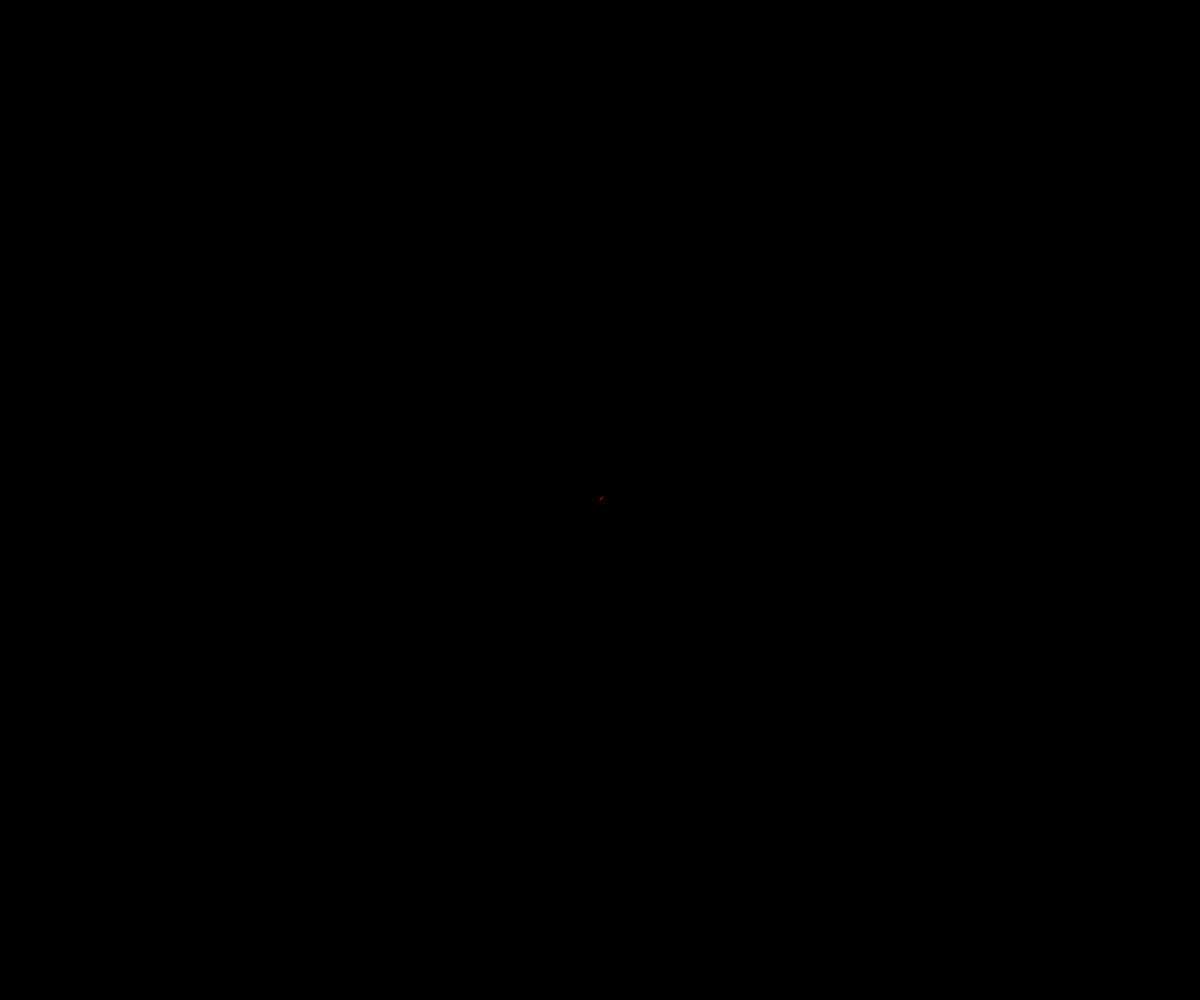
Frame 1 (no input)
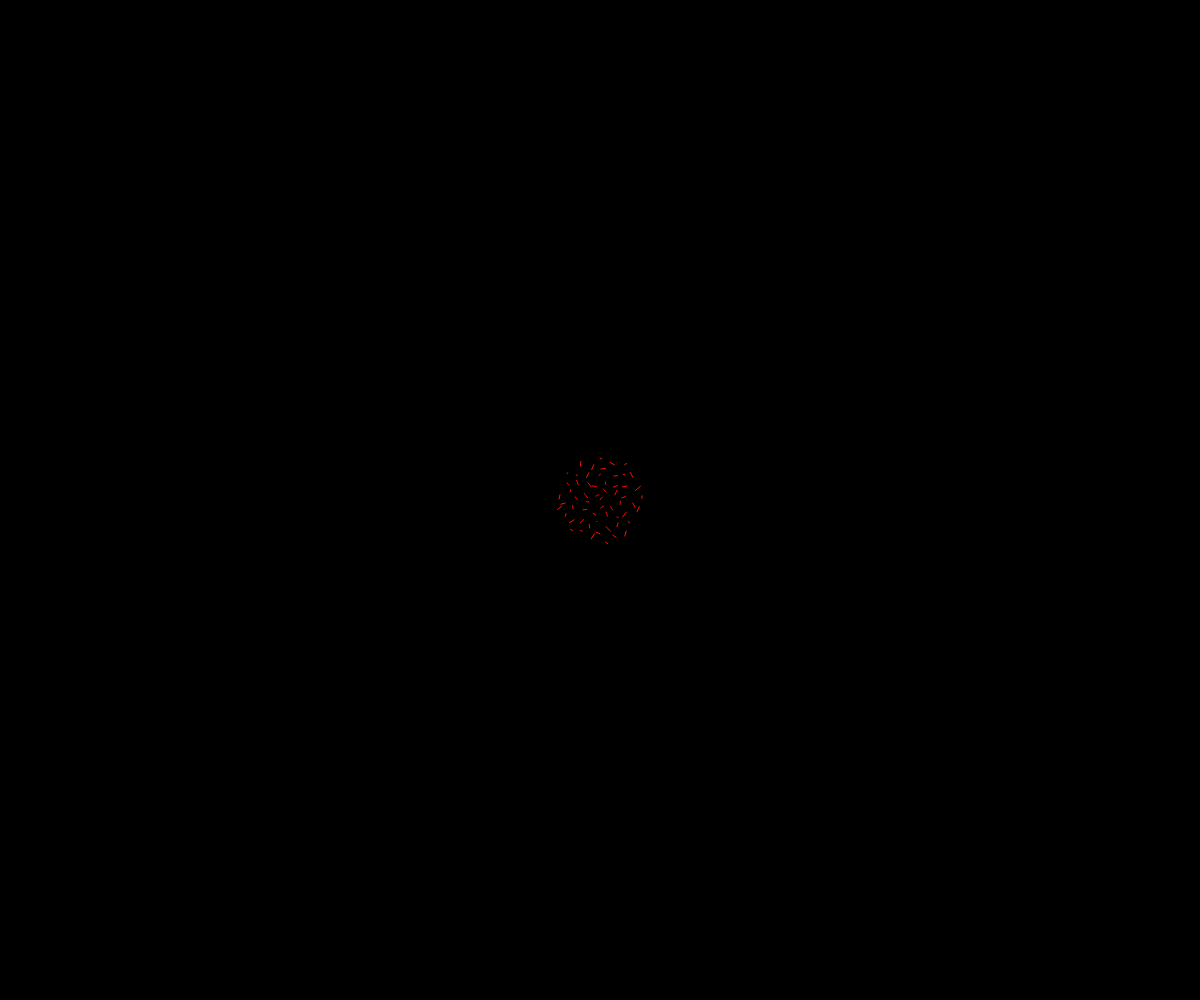
Frame 60 (no input)
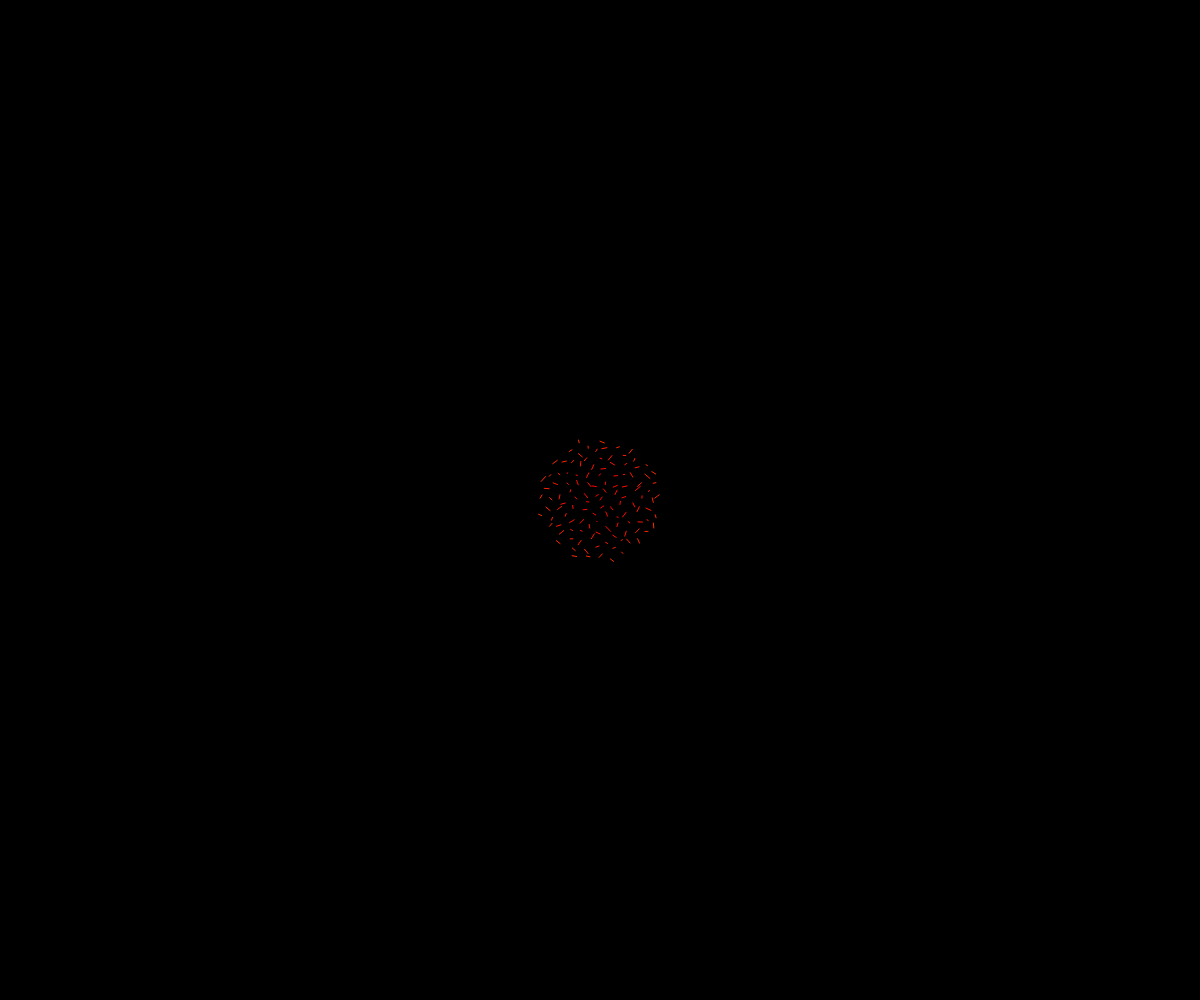
Frame 120 (the mouse pressed at the canvas centre since frame 60)

The p5.js sketch that drew these frames (run headless with seeded random() and noise() and a simulated clock; from frame 60 on, the mouse is pressed at the canvas centre):

// p5.js sketch
// ── sketch.js
var n = 0; // 1씩 증가한다
var c = 2; // r에 곱해지는 고정된 값
var range = 5;
var LIMIT = 4000;

function setup() {
    createCanvas(innerWidth, innerHeight);
    angleMode(DEGREES);
    background(0);
    colorMode(HSB);
    frameRate();
}

function draw() {

    if (n < LIMIT) { // 그려지는 갯수 제한 

        var a = n * -137.5; // theta
        var r = c * sqrt(n*2); // 반지름 radius

        translate(width/2, height/2);
        var x = 2 * r * cos(a);
        var y = 2 * r * sin(a);

        noStroke();
        stroke(n/LIMIT* 360, 100, 100);
        line(x, y, random(x-range, x+range), random(y-range, y+range));

        n++; // n = n + 1
    }
}
